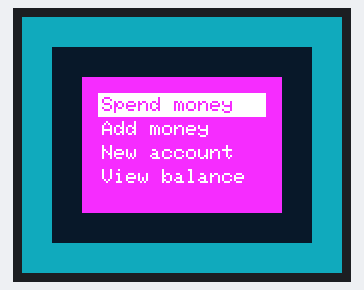
The sketch below on a simulated ESP32. Shown: 160×128 colour display.

Above: at 0.2 s.
At 1.3 s:
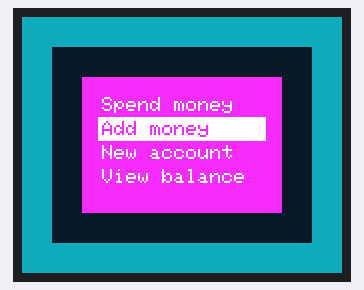
At 2.3 s:
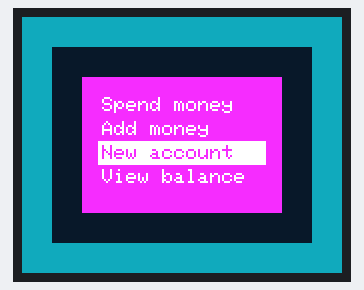
At 3.3 s:
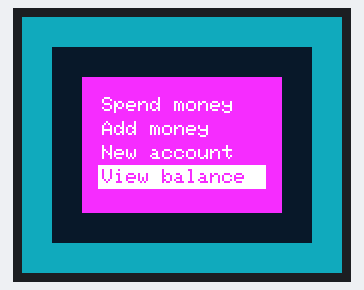

Measured:
- by itself, everything shown: repeats every 4.1 s, in 4 steps
- what the display in image 1 shows lasts 1.0 s, from 1.2 s to 2.2 s

The sketch:

ESP32_ST7735_Menu.ino
```cpp
// (licence header left out)
#include <Adafruit_GFX.h>                                                   // include Adafruit graphics library
#include <Adafruit_ST7735.h>
#define TFT_CS1         5
#define TFT_RST1        19
#define TFT_DC1         22
Adafruit_ST7735 operator_tft = Adafruit_ST7735(TFT_CS1, TFT_DC1, TFT_RST1);

void main_menu(int curr_pos){
   operator_tft.fillRect(30, 30, 100, 68, 0xf17f);

   operator_tft.setTextColor(0xffff, 0xf17f);
   operator_tft.setTextSize(1);
   if (curr_pos == 0){
    operator_tft.fillRect(38, 38, 84, 12, 0xffff);
    operator_tft.setCursor(40,40);
    operator_tft.setTextColor(0xf17f, 0xffff);
    operator_tft.print("Spend money");
    operator_tft.setTextColor(0xffff, 0xf17f);
    operator_tft.setCursor(40,52);
    operator_tft.print("Add money");
    operator_tft.setCursor(40,64);
    operator_tft.print("New account");
    operator_tft.setCursor(40,76);
    operator_tft.print("View balance");
   }
   if (curr_pos == 1){
    operator_tft.setCursor(40,40);
    operator_tft.print("Spend money");
    operator_tft.fillRect(38, 50, 84, 12, 0xffff);
    operator_tft.setCursor(40,52);
    operator_tft.setTextColor(0xf17f, 0xffff);
    operator_tft.print("Add money");
    operator_tft.setCursor(40,64);
    operator_tft.setTextColor(0xffff, 0xf17f);
    operator_tft.print("New account");
    operator_tft.setCursor(40,76);
    operator_tft.print("View balance");
   }
   if (curr_pos == 2){
    operator_tft.setCursor(40,40);
    operator_tft.print("Spend money");
    operator_tft.setCursor(40,52);
    operator_tft.print("Add money");
    operator_tft.fillRect(38, 62, 84, 12, 0xffff);
    operator_tft.setCursor(40,64);
    operator_tft.setTextColor(0xf17f, 0xffff);
    operator_tft.print("New account");
    operator_tft.setTextColor(0xffff, 0xf17f);
    operator_tft.setCursor(40,76);
    operator_tft.print("View balance");
   }
   if (curr_pos == 3){
    operator_tft.setCursor(40,40);
    operator_tft.print("Spend money");
    operator_tft.setCursor(40,52);
    operator_tft.print("Add money");
    operator_tft.setCursor(40,64);
    operator_tft.print("New account");
    operator_tft.fillRect(38, 74, 84, 12, 0xffff);
    operator_tft.setCursor(40,76);
    operator_tft.setTextColor(0xf17f, 0xffff);
    operator_tft.print("View balance");
   }
}

void setup() {
   operator_tft.initR(INITR_BLACKTAB);
   operator_tft.setRotation(1);
   operator_tft.fillScreen(0x1557);
   operator_tft.fillRect(15, 15, 130, 98, 0x08c5);
}

void loop(){
  for (int i = 0; i < 4; i++){
    main_menu(i);
    delay(1000);
  }
}
```
